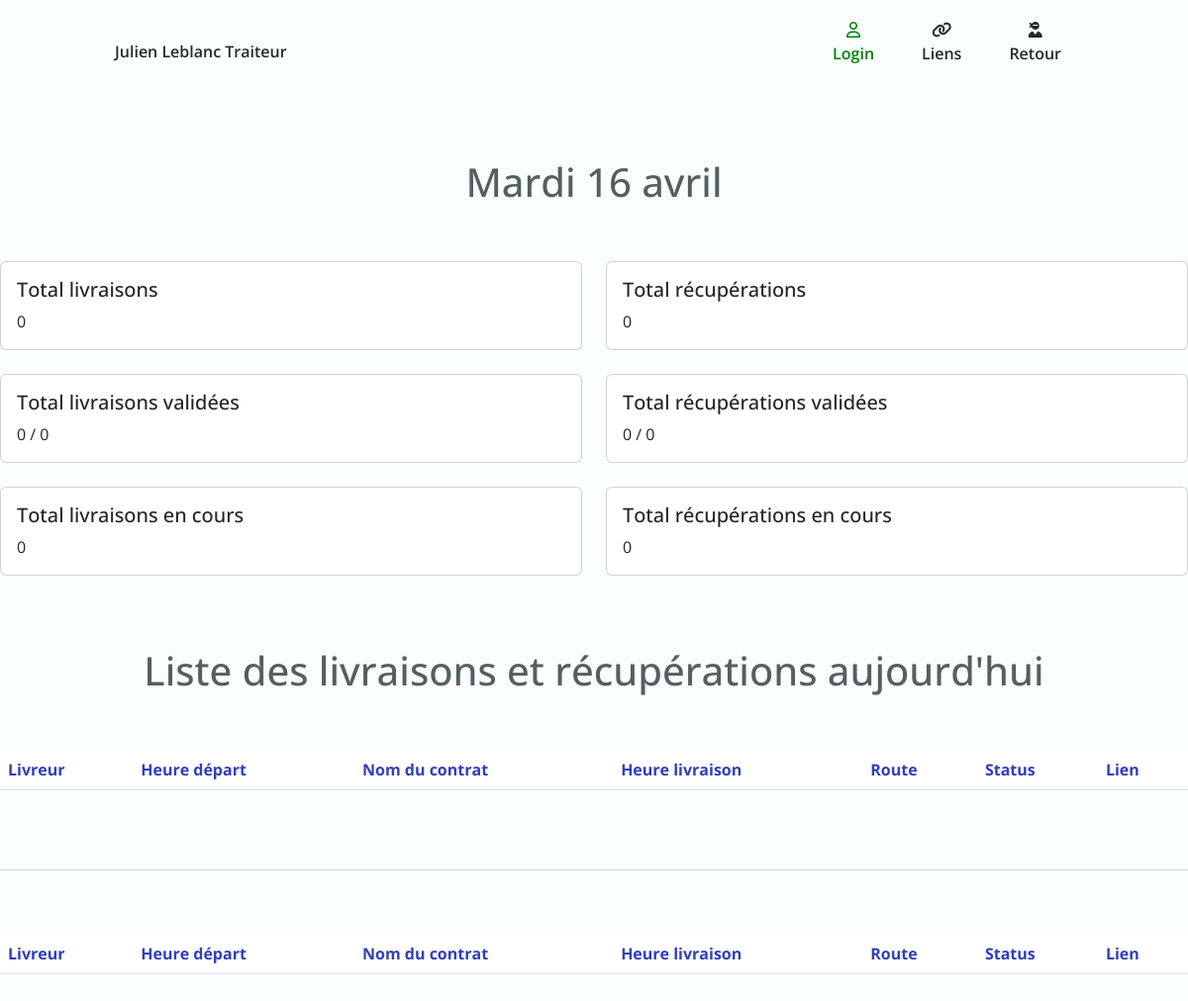
Page /responsables/journee/1/ on the earlier database version.
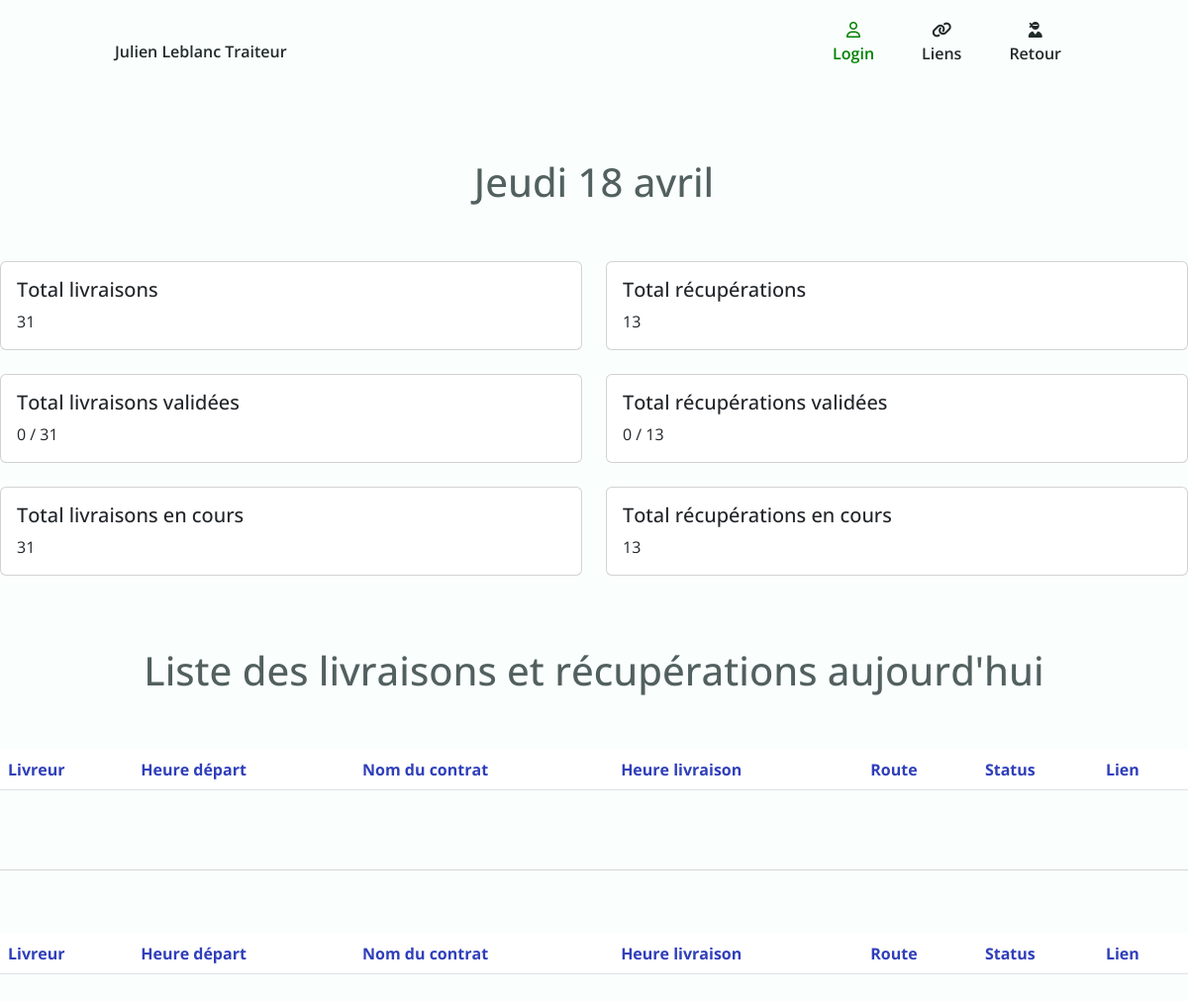
Same page on the later database version.
### listings/models.py (models this page shows)
class Journee(models.Model):
     nom = models.fields.CharField(max_length=100)
     def __str__(self):
        return f'{self.nom}'
     date = models.DateField()

### listings/views.py (the view)
# urls.py: path('responsables/journee/<int:id>/', views.responsables, name = 'responsables'),
def responsables(request, id):
    today = datetime.now().date()
    tomorrow = today + timedelta(1)
    livraisons  = Livraison.objects.order_by('route').filter(date=today)
    livraisonstatusok = Livraison.objects.filter(status=True, date=today,recuperation="non")
    livraisonstatusko = Livraison.objects.filter(status=False, date=today,recuperation="non")
    recuperation = Livraison.objects.filter(recuperation="oui", date=today)
    recuperationok = Livraison.objects.filter(recuperation="oui", status=True, date=today)
    recuperationko = Livraison.objects.filter(status=False,recuperation="oui", date=today)
    livraison = Livraison.objects.filter(recuperation="non", date=today)
    livreurs = Livreur.objects.all()
    journee = Journee.objects.get(id=id)
    recuperations = "oui"
    return render(request, 'listings/responsables.html', context={'livraisons': livraisons,
                                                              'livreurs': livreurs,
                                                              'journee' : journee,
                                                              'recuperations' : recuperations,
                                                              'livraisonstatusok':livraisonstatusok,
                                                              'livraisonstatusko':livraisonstatusko,
                                                              'livraison':livraison,
                                                              'recuperationok':recuperationok,
                                                              'recuperationko':recuperationko,
                                                              'recuperation' : recuperation,
                                                              })

### listings/templates/listings/responsables.html (shortened to what the changed rows need)
{% extends 'listings/base.html' %}
{% load crispy_forms_tags %}
{% load static %}
{% block content %}
<nav class="nav container">
    <a href="#" class="nav__logo">Julien Leblanc Traiteur</a>
    <div class="nav__menu" id="nav-menu">
    </div>
  </nav>
  <br>
  <br>
  <br>
  <h1 style="text-align: center;">{{journee}}</h1>
<br>
<br>
  <div class="row row-cols-1 row-cols-md-2 g-4">
    <div class="col">
      <div class="card">
        <div class="card-body">
          <h5 class="card-title">Total livraisons</h5>
          <p class="card-text">{{livraison|length}}</p>
        </div>
      </div>
    </div>
    <div class="col">
      <div class="card">
        <div class="card-body">
          <h5 class="card-title">Total récupérations</h5>
          <p class="card-text">{{recuperation|length}}</p>
        </div>
      </div>
    </div>
    <div class="col">
      <div class="card">
        <div class="card-body">
          <h5 class="card-title">Total livraisons validées</h5>
          <p class="card-text">{{livraisonstatusok|length}} / {{livraison|length}}</p>
        </div>
      </div>
    </div>
    <div class="col">
      <div class="card">
        <div class="card-body">
          <h5 class="card-title">Total récupérations validées</h5>
          <p class="card-text">{{recuperationok|length}} / {{recuperation|length}}</p>
        </div>
      </div>
    </div>
    <div class="col">
      <div class="card">
        <div class="card-body">
          <h5 class="card-title">Total livraisons en cours</h5>
          <p class="card-text">{{livraisonstatusko|length}}</p>
        </div>
      </div>
    </div>
    <div class="col">
      <div class="card">
        <div class="card-body">
          <h5 class="card-title">Total récupérations en cours</h5>
          <p class="card-text">{{recuperationko|length}}</p>
        </div>
      </div>
    </div>
  </div>
  <br>
  <br>
  <br>
  <h1 style="text-align: center;">Liste des livraisons et récupérations aujourd'hui</h1>
  <br>
  <br>
            <table class="table table-striped">
              <thead class="thead-dark">
                <tr>
                  <th scope="col" style="color: #303FBA;">Livreur</th>
                  <th scope="col" style="color: #303FBA;">Heure départ</th>
                  <th scope="col" style="color: #303FBA;">Nom du contrat</th>
                  <th scope="col" style="color: #303FBA;">Heure livraison</th>
                  <th scope="col" style="color: #303FBA;">Route</th>
                  <th scope="col" style="color: #303FBA;">Status</th>
                  <th scope="col" style="color: #303FBA;">Lien</th>
                </tr>
              </thead>
            </table>
                <br>
                <br>
                <hr>
<br>
  <br>
  <table class="table table-striped">
    <thead class="thead-dark">
      <tr>
        <th scope="col" style="color: #303FBA;">Livreur</th>
        <th scope="col" style="color: #303FBA;">Heure départ</th>
        <th scope="col" style="color: #303FBA;">Nom du contrat</th>
        <th scope="col" style="color: #303FBA;">Heure livraison</th>
        <th scope="col" style="color: #303FBA;">Route</th>
        <th scope="col" style="color: #303FBA;">Status</th>
        <th scope="col" style="color: #303FBA;">Lien</th>
      </tr>
    </thead>
            </table>
<br>
<br>
<br>
<br>
<br>
    {% endblock %}

Differences in the rows shown:
changed Journee: nom "Mardi 16 avril" → "Jeudi 18 avril"
Other differences:
{{ livraison|length }}: "0" → "31"
{{ recuperation|length }}: "0" → "13"
{{ livraisonstatusko|length }}: "0" → "31"
{{ recuperationko|length }}: "0" → "13"
